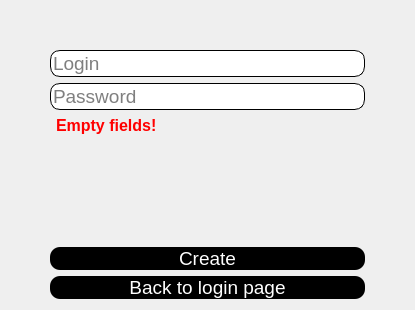
      <widget class="QWidget" name="createNewAccountPage">
       <property name="minimumSize">
        <size>
         <width>415</width>
         <height>241</height>
        </size>
       </property>
       <layout class="QFormLayout" name="formLayout_3">
        <property name="leftMargin">
         <number>50</number>
        </property>
        <property name="topMargin">
         <number>50</number>
        </property>
        <property name="rightMargin">
         <number>50</number>
        </property>
        <item row="3" column="1">
         <widget class="QLabel" name="createNotificationLabel">
          <property name="font">
           <font>
            <family>Segoe UI</family>
            <pointsize>12</pointsize>
            <weight>75</weight>
            <bold>true</bold>
           </font>
          </property>
          <property name="layoutDirection">
           <enum>Qt::LeftToRight</enum>
          </property>
          <property name="autoFillBackground">
           <bool>false</bool>
          </property>
          <property name="styleSheet">
           <string notr="true">#createNotificationLabel{
	text-align: center;
	color: red;
}</string>
          </property>
          <property name="text">
           <string>Empty fields!</string>
          </property>
         </widget>
        </item>
        <item row="7" column="0" colspan="2">
         <spacer name="verticalSpacer_3">
          <property name="orientation">
           <enum>Qt::Vertical</enum>
          </property>
          <property name="sizeHint" stdset="0">
           <size>
            <width>20</width>
            <height>100</height>
           </size>
          </property>
         </spacer>
        </item>
        <item row="8" column="0" colspan="2">
         <widget class="QPushButton" name="createAccountButton_2">
          <property name="font">
           <font>
            <family>Segoe UI</family>
            <pointsize>14</pointsize>
           </font>
          </property>
          <property name="focusPolicy">
           <enum>Qt::ClickFocus</enum>
          </property>
          <property name="autoFillBackground">
           <bool>false</bool>
          </property>
          <property name="styleSheet">
           <string notr="true">#createAccountButton_2 {
background-color: black;
border-color: yellow;
color: white;
border-radius: 10px;
}

#createAccountButton_2:hover{
background-color: white;
color: black;
}</string>
          </property>
          <property name="text">
           <string>Create</string>
          </property>
         </widget>
        </item>
        <item row="9" column="0" colspan="2">
         <widget class="QPushButton" name="goBackToLoginButton">
          <property name="font">
           <font>
            <family>Segoe UI</family>
            <pointsize>14</pointsize>
           </font>
          </property>
          <property name="styleSheet">
           <string notr="true">#goBackToLoginButton {
background-color: black;
border-color: yellow;
color: white;
border-radius: 10px;
}

#goBackToLoginButton:hover{
background-color: white;
color: black;
}</string>
          </property>
          <property name="text">
           <string>Back to login page</string>
          </property>
         </widget>
        </item>
        <item row="2" column="0" colspan="2">
         <widget class="QLineEdit" name="createPasswordEditField">
          <property name="font">
           <font>
            <family>Segoe UI</family>
            <pointsize>14</pointsize>
           </font>
          </property>
          <property name="autoFillBackground">
           <bool>false</bool>
          </property>
          <property name="styleSheet">
           <string notr="true">#createPasswordEditField{
background-color: white; 
border-style: outset;
border-width: 1px;
border-radius: 10px;
}</string>
          </property>
          <property name="inputMask">
           <string/>
          </property>
          <property name="text">
           <string/>
          </property>
          <property name="maxLength">
           <number>32767</number>
          </property>
          <property name="frame">
           <bool>true</bool>
          </property>
          <property name="echoMode">
           <enum>QLineEdit::Normal</enum>
          </property>
          <property name="readOnly">
           <bool>false</bool>
          </property>
          <property name="placeholderText">
           <string>Password</string>
          </property>
         </widget>
        </item>
        <item row="1" column="0" colspan="2">
         <widget class="QLineEdit" name="createLoginEditField">
          <property name="font">
           <font>
            <family>Segoe UI</family>
            <pointsize>14</pointsize>
           </font>
          </property>
          <property name="styleSheet">
           <string notr="true">#createLoginEditField{
background-color: white; 
border-style: outset;
border-width: 1px;
border-radius: 10px;
}</string>
          </property>
          <property name="inputMask">
           <string/>
          </property>
          <property name="text">
           <string/>
          </property>
          <property name="placeholderText">
           <string>Login</string>
          </property>
         </widget>
        </item>
       </layout>
      </widget>
